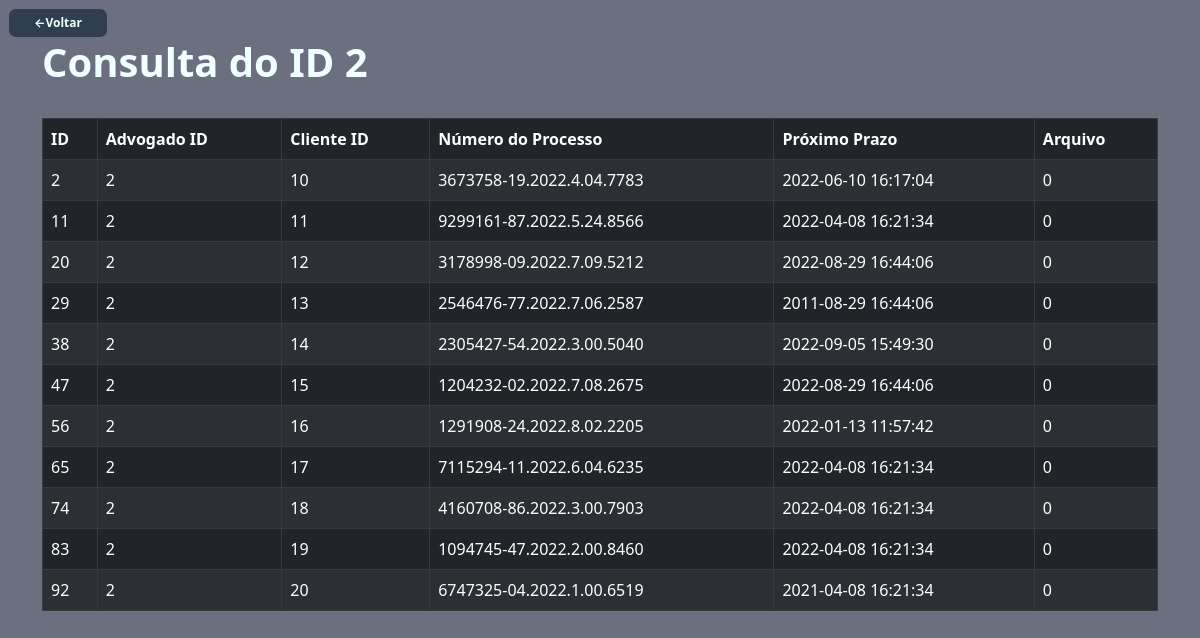
Page /tabela.php?userInput=2 on the committed database.
### tables this page shows
CREATE TABLE IF NOT EXISTS processos (
	id INT PRIMARY KEY AUTO_INCREMENT,
	advogado_id INT NOT NULL REFERENCES pessoas(id),
	cliente_id INT NOT NULL REFERENCES pessoas (id),
	numero_processo VARCHAR(35) NOT NULL,
	proximo_prazo DATETIME NOT NULL,
	arquivo BOOLEAN NOT NULL
);

### tabela.php (the view, shortened to what this page needs)
<?php
$userInput = $_GET['userInput'];
?>
<!DOCTYPE html>
<html lang="pt-BR">
<head>
    <link href="https://cdn.jsdelivr.net/npm/bootstrap@5.2.0/dist/css/bootstrap.min.css" rel="stylesheet">
    <link href="style_tabela.css" rel="stylesheet" />
</head>
<body>
    <form action="index.php">
        <button id='voltar'>←Voltar</button>
    </form>
    <div class=container>
        <h1>Consulta do ID <?php echo $userInput;?></h1>
        <br>
        <table class='table table-dark table-striped table-bordered table-hover'>
            <thead>
                <tr>
                    <th>ID</th>
                    <th>Advogado ID</th>
                    <th>Cliente ID</th>
                    <th>Número do Processo</th>
                    <th>Próximo Prazo</th>
                    <th>Arquivo</th>
                </tr>
            </thead>
            <tbody>
                <?php
                $servername = "localhost";
                $username = "root";
                $password = "";
                $database = "escritorio";
                $connection = new mysqli($servername, $username, $password, $database);
                $sql = "SELECT * FROM processos WHERE processos.advogado_id ='$userInput';";
                $result = $connection -> query($sql);
                while($row = $result->fetch_assoc()) {
                    echo "<tr>
                        <td>" . $row["id"] . "</td>
                        <td>" . $row["advogado_id"] . "</td>
                        <td>" . $row["cliente_id"] . "</td>
                        <td>" . $row["numero_processo"] . "</td>
                        <td>" . $row["proximo_prazo"] . "</td>
                        <td>" . $row["arquivo"] . "</td>
                    </tr>";
                };
                ?>
            </tbody>
        </table>
    </div>
</body>
</html>

### style_tabela.css (style rules this page uses)
body { margin: 8px; background-color: #6c6f7f; }
#voltar { border: 1px solid #6c6f7f; border-radius: 8px; background-color: #313E50; height: 30px; width: 100px; font-weight: bold; font-size: 12px; color: azure; }
h1 { color: azure; font-weight: bold; font-family: system-ui, -apple-system, BlinkMacSystemFont, 'Segoe UI', Roboto, Oxygen, Ubuntu, Cantarell, 'Open Sans', 'Helvetica Neue', sans-serif; }

### rows in the picture
processos: id "2", advogado "2", cliente "10", numero_processo "3673758-19.2022.4.04.7783", proximo_prazo "2022-06-10 16:17:04", arquivo "0"
processos: id "11", advogado "2", cliente "11", numero_processo "9299161-87.2022.5.24.8566", proximo_prazo "2022-04-08 16:21:34", arquivo "0"
processos: id "20", advogado "2", cliente "12", numero_processo "3178998-09.2022.7.09.5212", proximo_prazo "2022-08-29 16:44:06", arquivo "0"
processos: id "29", advogado "2", cliente "13", numero_processo "2546476-77.2022.7.06.2587", proximo_prazo "2011-08-29 16:44:06", arquivo "0"
processos: id "38", advogado "2", cliente "14", numero_processo "2305427-54.2022.3.00.5040", proximo_prazo "2022-09-05 15:49:30", arquivo "0"
processos: id "47", advogado "2", cliente "15", numero_processo "1204232-02.2022.7.08.2675", proximo_prazo "2022-08-29 16:44:06", arquivo "0"
processos: id "56", advogado "2", cliente "16", numero_processo "1291908-24.2022.8.02.2205", proximo_prazo "2022-01-13 11:57:42", arquivo "0"
processos: id "65", advogado "2", cliente "17", numero_processo "7115294-11.2022.6.04.6235", proximo_prazo "2022-04-08 16:21:34", arquivo "0"
processos: id "74", advogado "2", cliente "18", numero_processo "4160708-86.2022.3.00.7903", proximo_prazo "2022-04-08 16:21:34", arquivo "0"
processos: id "83", advogado "2", cliente "19", numero_processo "1094745-47.2022.2.00.8460", proximo_prazo "2022-04-08 16:21:34", arquivo "0"
processos: id "92", advogado "2", cliente "20", numero_processo "6747325-04.2022.1.00.6519", proximo_prazo "2021-04-08 16:21:34", arquivo "0"

### other values in the picture
$userInput "2"
